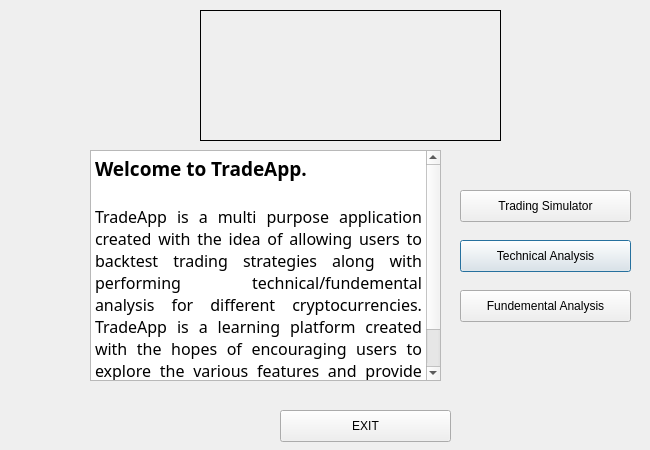
<?xml version="1.0" encoding="UTF-8"?>
<ui version="4.0">
 <class>Dialog</class>
 <widget class="QDialog" name="Dialog">
  <property name="geometry">
   <rect>
    <x>0</x>
    <y>0</y>
    <width>650</width>
    <height>450</height>
   </rect>
  </property>
  <property name="windowTitle">
   <string>Dialog</string>
  </property>
  <widget class="QLabel" name="l_logo">
   <property name="geometry">
    <rect>
     <x>200</x>
     <y>10</y>
     <width>301</width>
     <height>131</height>
    </rect>
   </property>
   <property name="frameShape">
    <enum>QFrame::Box</enum>
   </property>
   <property name="text">
    <string/>
   </property>
   <property name="pixmap">
    <pixmap>TradeAppLogo.png</pixmap>
   </property>
   <property name="scaledContents">
    <bool>true</bool>
   </property>
  </widget>
  <widget class="QTextBrowser" name="textBrowser">
   <property name="geometry">
    <rect>
     <x>90</x>
     <y>150</y>
     <width>351</width>
     <height>231</height>
    </rect>
   </property>
   <property name="font">
    <font>
     <family>Avenir</family>
    </font>
   </property>
   <property name="html">
    <string>&lt;!DOCTYPE HTML PUBLIC &quot;-//W3C//DTD HTML 4.0//EN&quot; &quot;http://www.w3.org/TR/REC-html40/strict.dtd&quot;&gt;
&lt;html&gt;&lt;head&gt;&lt;meta name=&quot;qrichtext&quot; content=&quot;1&quot; /&gt;&lt;style type=&quot;text/css&quot;&gt;
p, li { white-space: pre-wrap; }
&lt;/style&gt;&lt;/head&gt;&lt;body style=&quot; font-family:'Avenir'; font-size:8.25pt; font-weight:400; font-style:normal;&quot;&gt;
&lt;p align=&quot;justify&quot; style=&quot; margin-top:0px; margin-bottom:0px; margin-left:0px; margin-right:0px; -qt-block-indent:0; text-indent:0px;&quot;&gt;&lt;span style=&quot; font-size:14pt; font-weight:600;&quot;&gt;Welcome to TradeApp. &lt;/span&gt;&lt;/p&gt;
&lt;p align=&quot;justify&quot; style=&quot;-qt-paragraph-type:empty; margin-top:0px; margin-bottom:0px; margin-left:0px; margin-right:0px; -qt-block-indent:0; text-indent:0px; font-size:12pt;&quot;&gt;&lt;br /&gt;&lt;/p&gt;
&lt;p align=&quot;justify&quot; style=&quot; margin-top:0px; margin-bottom:0px; margin-left:0px; margin-right:0px; -qt-block-indent:0; text-indent:0px;&quot;&gt;&lt;span style=&quot; font-size:12pt;&quot;&gt;TradeApp is a multi purpose application created with the idea of allowing users to backtest trading strategies along with performing  technical/fundemental analysis for different cryptocurrencies. TradeApp is a learning platform created with the hopes of encouraging users to explore the various features and provide information that can lead to trade decisions.&lt;/span&gt;&lt;/p&gt;&lt;/body&gt;&lt;/html&gt;</string>
   </property>
  </widget>
  <widget class="QPushButton" name="btn_ta">
   <property name="geometry">
    <rect>
     <x>460</x>
     <y>240</y>
     <width>171</width>
     <height>32</height>
    </rect>
   </property>
   <property name="text">
    <string>Technical Analysis</string>
   </property>
  </widget>
  <widget class="QPushButton" name="btn_fa">
   <property name="geometry">
    <rect>
     <x>460</x>
     <y>290</y>
     <width>171</width>
     <height>32</height>
    </rect>
   </property>
   <property name="text">
    <string>Fundemental Analysis</string>
   </property>
  </widget>
  <widget class="QPushButton" name="btn_ts">
   <property name="geometry">
    <rect>
     <x>460</x>
     <y>190</y>
     <width>171</width>
     <height>32</height>
    </rect>
   </property>
   <property name="text">
    <string>Trading Simulator</string>
   </property>
  </widget>
  <widget class="QLabel" name="label">
   <property name="geometry">
    <rect>
     <x>360</x>
     <y>470</y>
     <width>51</width>
     <height>41</height>
    </rect>
   </property>
   <property name="styleSheet">
    <string notr="true"/>
   </property>
   <property name="text">
    <string/>
   </property>
   <property name="pixmap">
    <pixmap>img_109649.png</pixmap>
   </property>
   <property name="scaledContents">
    <bool>true</bool>
   </property>
  </widget>
  <widget class="QPushButton" name="btn_exit">
   <property name="geometry">
    <rect>
     <x>280</x>
     <y>410</y>
     <width>171</width>
     <height>32</height>
    </rect>
   </property>
   <property name="text">
    <string>EXIT</string>
   </property>
  </widget>
  <zorder>l_logo</zorder>
  <zorder>btn_ta</zorder>
  <zorder>btn_fa</zorder>
  <zorder>btn_ts</zorder>
  <zorder>label</zorder>
  <zorder>btn_exit</zorder>
  <zorder>textBrowser</zorder>
 </widget>
 <resources/>
 <connections/>
</ui>
